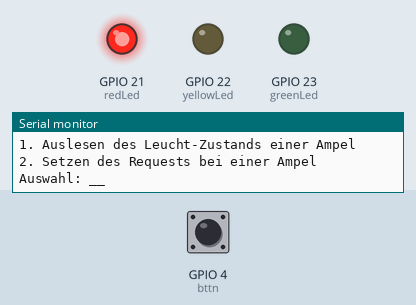
Recording of a program running on a simulated ESP32. On the bench: output pins drawn as LEDs (lit = HIGH), the last lines printed to the serial monitor. The inputs (shaded band) are chosen by the test bench; at power-on: GPIO 4 (bttn) HIGH.

Above: at 1.2 s.
1.3 s: GPIO 4 (bttn) pulled LOW for 0.15 s
At 2.3 s:
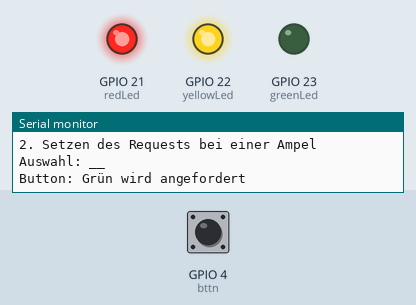
At 8.9 s:
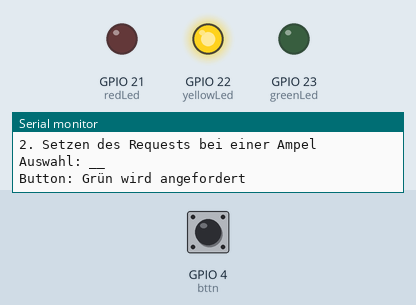
10.4 s: GPIO 4 (bttn) pulled LOW for 1 s
At 14.2 s:
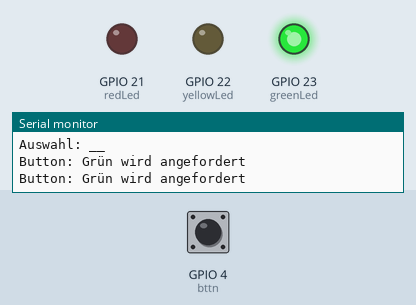
Timing chart, 0 to 15.7 s (numbered marks = the images above; inputs shaded):
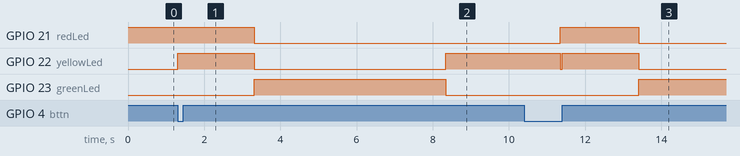

Measured:
- after the input at 1.3 s, GPIO 21 (redLed): HIGH → LOW after 2.0 s; GPIO 22 (yellowLed): LOW → HIGH after 0.00 s instead of 8.8 s; GPIO 23 (greenLed): LOW → HIGH after 2.0 s, → LOW 5.0 s later
- after the input at 10.4 s, GPIO 23 (greenLed): LOW → HIGH after 3.0 s

The program:

main.cpp
```cpp
#include <Arduino.h>
#include "Ampel.hpp"
#include "Driver.hpp"
#include "main.h"

const uint8_t redLed = 21;
const uint8_t yellowLed = 22;
const uint8_t greenLed = 23;
const uint8_t bttn = 4;
const TickType_t xTimeInTicks = pdMS_TO_TICKS(1);

QueueHandle_t xQueue = nullptr;

unsigned long ampelTime = 0;
Ampel Sm;


void setup() {
  Serial.begin(9600);
  initBttn();
  Ampel_ctor(&Sm);
  Ampel_start(&Sm);
  xQueue = xQueueCreate(15, sizeof(int32_t));
  if(xQueue == NULL) {
    Serial.println("Message-Queue could not be created");
  }
  xTaskCreate(vSenderAmpel, "Ampel Tick", 2048, NULL, 1, NULL);
  xTaskCreate(vSenderSerialCom, "Serial Communication", 4096, NULL, 1, NULL);
  xTaskCreate(vReceiverTask, "Receiver", 4096, NULL, 3, NULL);
  attachInterrupt(digitalPinToInterrupt(bttn),onButtonChange, CHANGE);
  infoAusgabe();
}

void loop() {}

static void tick(Ampel* sm) {
  Ampel_dispatch_event(sm, Ampel_EventId_TICK);
}

static void autoRequestGreen(Ampel* sm) {
  constexpr unsigned long MIN_RED_TICKS = 10000; // ~1s bei 1ms-Ticks -> Hier 10 Sekunden
  if (sm->state_id == Ampel_StateId_TRAFFICLIGHTSTATERED && ampelTime >= MIN_RED_TICKS) {
    Ampel_dispatch_event(sm, Ampel_EventId_REQUESTGREEN);
  }
}

void initRedLight() { pinMode(redLed,OUTPUT);}
void initYellowLight() { pinMode(yellowLed,OUTPUT);}
void initGreenLight() { pinMode(greenLed,OUTPUT);}
void initBttn() {pinMode(bttn, INPUT_PULLUP);}

void turnOnRedLight() { digitalWrite(redLed,HIGH);}
void turnOffRedLight() { digitalWrite(redLed,LOW);}
void turnOnYellowLight() { digitalWrite(yellowLed,HIGH);}
void turnOffYellowLight() { digitalWrite(yellowLed,LOW);}
void turnOnGreenLight() { digitalWrite(greenLed,HIGH);}
void turnOffGreenLight() { digitalWrite(greenLed,LOW);}

void infoAusgabe() {
  Serial.println("\nWählen Sie einen Eintrag per Eingabe der Nummer: ");
  Serial.println("1. Auslesen des Leucht-Zustands einer Ampel");
  Serial.println("2. Setzen des Requests bei einer Ampel");
  Serial.println("\nAuswahl: __");
}

static void handleSerial() {    // regelt die Ausgabe auf dem Serial-Monitor
  while(Serial.available() > 0) {
    int input = Serial.read();  // speichert Eingabe

    if(input == '\r' || input == '\n') continue;  //wenn keine Eingabe, fahre fort

    switch(input) {
      case '1': { //gibt aktuellen State aus
        Serial.println(Ampel_state_id_to_string(Sm.state_id));
        break;
      }
      case '2': { //fordert Grün an
        Serial.println(F("Grün wird angefordert..."));
        Ampel_dispatch_event(&Sm, Ampel_EventId_REQUESTGREEN);
        break;
      }
      default:  //falsche Eingabe behandeln
        Serial.println(F("Ungültige Auswahl."));
        infoAusgabe();
        break;
    }
  }
}

static void vSenderAmpel(void *pvParameters) {  //Sender Task für automatisches Durchlaufen der Ampel
  (void) pvParameters;
  const int32_t lValueToSend = 1; // Sendet 1 in Message-Queue
  for(;;) {
    BaseType_t xStatus = xQueueSendToBack(xQueue, &lValueToSend,portMAX_DELAY);
    if(xStatus != pdPASS) {
      Serial.println("Could not send WorkingMessage to MessageQueue");
    }
    vTaskDelay(xTimeInTicks); //jede ms ein Delay für korrekten Tick
  }
}

static void vSenderSerialCom(void *pvParameters) {
  (void) pvParameters;
  for(;;) {
    if(Serial.available() > 0) {
      const int32_t lValueToSend = 3; //Sendet 3 in Message-Queue
      BaseType_t xStatus = xQueueSendToBack(xQueue, &lValueToSend, portMAX_DELAY);
      if(xStatus != pdPASS) {
        Serial.println("Could not send SerialMessage to MessageQueue");
      }
      vTaskDelay(pdMS_TO_TICKS(10));
    } else {
      vTaskDelay(pdMS_TO_TICKS(20));
    }
  }
}

static void vReceiverTask(void *pvParameters) {
  (void) pvParameters;
  int32_t lReceivedValue;
  for(;;) {
    BaseType_t xStatus = xQueueReceive(xQueue, &lReceivedValue,portMAX_DELAY);
    if(xStatus == pdPASS) {
      switch(lReceivedValue) {
        case 1: {
          tick(&Sm);
          autoRequestGreen(&Sm);
          break;
        }
        case 2: {
          if (Sm.state_id == Ampel_StateId_TRAFFICLIGHTSTATERED) {
            Serial.println("Button: Grün wird angefordert");
            Ampel_dispatch_event(&Sm, Ampel_EventId_REQUESTGREEN);
          }
          break;
        }
        case 3: {
          handleSerial();
          break;
        }
        default: {
          Serial.println("Unknown Message");
          break;
        }
      }
    } else {
      Serial.println("Keine Task erhalten");
    }
  }
}


void onButtonChange() {
  if(xQueue == NULL) {  //Verhindern von Fehlern, wenn Button während des Boot-Vorgangs gedrückt wird.
    return;
  }
  const int32_t lValueToSend = 2; //Sendet 2 in Message-Queue
  BaseType_t xHigherPriorityTaskWoken = pdFALSE;
  xQueueSendToBackFromISR(xQueue, &lValueToSend, &xHigherPriorityTaskWoken);
}
```

Ampel.hpp
```cpp
// Autogenerated with StateSmith 0.19.0+b5719011215d41a81572ed347c02b22db5d1a48f.
// Algorithm: Balanced2. See https://github.com/StateSmith/StateSmith/wiki/Algorithms

#pragma once  // You can also specify normal include guard. See https://github.com/StateSmith/StateSmith/blob/main/docs/settings.md
#include <stdint.h>

typedef enum Ampel_EventId
{
    Ampel_EventId_REQUESTGREEN = 0,
    Ampel_EventId_TICK = 1
} Ampel_EventId;

enum
{
    Ampel_EventIdCount = 2
};

typedef enum Ampel_StateId
{
    Ampel_StateId_ROOT = 0,
    Ampel_StateId_TRAFFICLIGHTGREEN = 1,
    Ampel_StateId_TRAFFICLIGHTSTATERED = 2,
    Ampel_StateId_TRAFFICLIGHTSTATEREDYELLOW = 3,
    Ampel_StateId_TRAFFICLIGHTYELLOW = 4
} Ampel_StateId;

enum
{
    Ampel_StateIdCount = 5
};


// Generated state machine
// forward declaration
typedef struct Ampel Ampel;

// State machine constructor. Must be called before start or dispatch event functions. Not thread safe.
void Ampel_ctor(Ampel* sm);

// Starts the state machine. Must be called before dispatching events. Not thread safe.
void Ampel_start(Ampel* sm);

// Dispatches an event to the state machine. Not thread safe.
// Note! This function assumes that the `event_id` parameter is valid.
void Ampel_dispatch_event(Ampel* sm, Ampel_EventId event_id);

// Thread safe.
char const * Ampel_state_id_to_string(Ampel_StateId id);

// Thread safe.
char const * Ampel_event_id_to_string(Ampel_EventId id);

// Generated state machine
struct Ampel
{
    // Used internally by state machine. Feel free to inspect, but don't modify.
    Ampel_StateId state_id;
};
```

main.h
```cpp
#ifndef MAIN_H
#define MAIN_H

void initRedLight();
void initYellowLight();
void initGreenLight();
void initBttn();
void turnOnRedLight();
void turnOffRedLight();
void turnOnYellowLight();
void turnOffYellowLight();
void turnOnGreenLight();
void turnOffGreenLight();

static void tick(Ampel *sm);
static void autoRequestGreen(Ampel *sm);

void infoAusgabe();
static void handleSerial();

static void vSenderAmpel(void *pvParameters);
static void vSenderSerialCom(void *pvParameters);
static void vReceiverTask(void *pvParameters);

void onButtonChange();


#endif
```

Driver.cpp
```cpp
#include "Driver.hpp"
#include <stdio.h>
/*
bool requestGreen = false;
unsigned long time;

void initRedLight() {
    pinMode(redLed,OUTPUT);
}

void initYellowLight() {
    pinMode(yellowLed,OUTPUT);
}

void initGreenLight() {
    pinMode(greenLed,OUTPUT);
}

void turnOnRedLight() {
    digitalWrite(redLed,HIGH);
}

void turnOffRedLight() {
    digitalWrite(redLed,LOW);
}

void turnOnYellowLight() {
    digitalWrite(yellowLed,HIGH);
}

void turnOffYellowLight() {
    digitalWrite(yellowLed,LOW);
}

void turnOnGreenLight() {
    digitalWrite(greenLed,HIGH);
}

void turnOffGreenLight() {
    digitalWrite(greenLed,LOW);
}
*/
```

Driver.hpp
```cpp
#pragma once

extern unsigned long ampelTime;

void initRedLight();
void initYellowLight();
void initGreenLight();
void turnOnRedLight();
void turnOffRedLight();
void turnOnYellowLight();
void turnOffYellowLight();
void turnOnGreenLight();
void turnOffGreenLight();
```

Source omitted: Ampel.cpp (14237 bytes)
